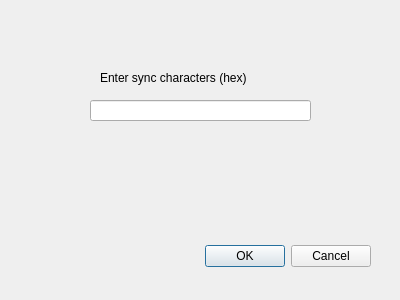
<?xml version="1.0" encoding="UTF-8"?>
<ui version="4.0">
 <class>Dialog</class>
 <widget class="QDialog" name="Dialog">
  <property name="geometry">
   <rect>
    <x>0</x>
    <y>0</y>
    <width>400</width>
    <height>300</height>
   </rect>
  </property>
  <property name="windowTitle">
   <string>Dialog</string>
  </property>
  <widget class="QDialogButtonBox" name="buttonBox">
   <property name="geometry">
    <rect>
     <x>30</x>
     <y>240</y>
     <width>341</width>
     <height>32</height>
    </rect>
   </property>
   <property name="orientation">
    <enum>Qt::Horizontal</enum>
   </property>
   <property name="standardButtons">
    <set>QDialogButtonBox::Cancel|QDialogButtonBox::Ok</set>
   </property>
  </widget>
  <widget class="QLineEdit" name="lineEdit">
   <property name="geometry">
    <rect>
     <x>90</x>
     <y>100</y>
     <width>221</width>
     <height>21</height>
    </rect>
   </property>
   <property name="font">
    <font>
     <pointsize>10</pointsize>
    </font>
   </property>
   <property name="alignment">
    <set>Qt::AlignCenter</set>
   </property>
  </widget>
  <widget class="QLabel" name="label">
   <property name="geometry">
    <rect>
     <x>100</x>
     <y>70</y>
     <width>211</width>
     <height>16</height>
    </rect>
   </property>
   <property name="sizePolicy">
    <sizepolicy hsizetype="Minimum" vsizetype="Minimum">
     <horstretch>0</horstretch>
     <verstretch>0</verstretch>
    </sizepolicy>
   </property>
   <property name="font">
    <font>
     <pointsize>9</pointsize>
    </font>
   </property>
   <property name="text">
    <string>Enter sync characters (hex)</string>
   </property>
  </widget>
 </widget>
 <resources/>
 <connections>
  <connection>
   <sender>buttonBox</sender>
   <signal>accepted()</signal>
   <receiver>Dialog</receiver>
   <slot>accept()</slot>
   <hints>
    <hint type="sourcelabel">
     <x>248</x>
     <y>254</y>
    </hint>
    <hint type="destinationlabel">
     <x>157</x>
     <y>274</y>
    </hint>
   </hints>
  </connection>
  <connection>
   <sender>buttonBox</sender>
   <signal>rejected()</signal>
   <receiver>Dialog</receiver>
   <slot>reject()</slot>
   <hints>
    <hint type="sourcelabel">
     <x>316</x>
     <y>260</y>
    </hint>
    <hint type="destinationlabel">
     <x>286</x>
     <y>274</y>
    </hint>
   </hints>
  </connection>
 </connections>
</ui>
